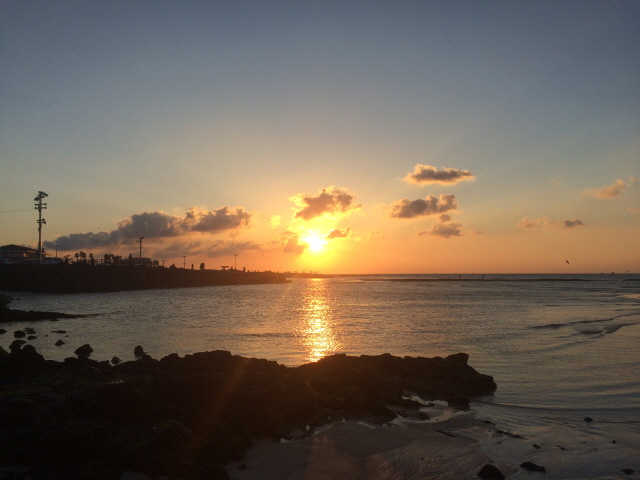
#> input picture Open cv/images/img5.jpg, 640 x 480 px, found by its file name
$ python c2_histogram2.py
#> lines starting #> are read from the running program, lines starting #| are printed output that depends on the picture
### Open cv/c2-computer-vision/imgRead.py
# -*- coding: utf-8 -*-
"""
Created on Mon Jul 22 12:14:04 2024

@author: leehj
"""

import cv2

# 영상을 불러오기
def imgRead(imgPath, imgReadType, imgResWidth, imgResHeight):
#> called with imgPath = './images/img5.jpg', imgReadType = -1, imgResWidth = 320, imgResHeight = 240
    img = cv2.imread(imgPath, imgReadType)
#> img is the input picture: shape (480, 640, 3); mean B, G, R 85.2, 98.4, 111
    if imgResHeight != 0 | imgResWidth != 0:
        img = cv2.resize(img, (imgResWidth, imgResHeight))
#> img: shape (240, 320, 3)
    return img

### Open cv/c2-computer-vision/createFolder.py
# -*- coding: utf-8 -*-
"""
Created on Mon Jul 22 12:13:44 2024

@author: leehj
"""

import os

# 폴더 생성하기
def createFolder(dir):
    try:
        if not os.path.exists(dir):
            os.makedirs(dir)
    except OSError:
        print ('Error: createFolder')

### Open cv/c2-computer-vision/c2_histogram2.py
# -*- coding: utf-8 -*-
"""
Created on Mon Jul 22 12:09:04 2024

@author: leehj
"""

#히스토그램 계산 예제 (c2_histogram1.py)

# 관련 라이브러리 선언
import numpy as np
import cv2
from matplotlib import pyplot as plt
from imgRead import imgRead
from createFolder import createFolder

# 영상 읽기
img1 = imgRead("./images/img5.jpg", cv2.IMREAD_UNCHANGED, 320, 240)

# 히스토그램 계산
ch1 = [2]; ch2 = [2]; ch3 = [2]
# ch1 = [0]; ch2 = [0]; ch3 = [0]
# ch1 = [0]; ch2 = [0]; ch3 = [0]
ranges1 = [0, 256]; ranges2 = [0, 128]; ranges3 = [128, 256]
histSize1 = [256]; histSize2 = [128]; histSize3 = [128]

# 채널에서 특정 값 범위에 대하여 총 빈 개수 계산
hist1 = cv2.calcHist([img1], ch1, None, histSize1, ranges1)
#> hist1 = 256 values, max 899 at index 255, min 0 at index 0, mean 300
hist2 = cv2.calcHist([img1], ch2, None, histSize2, ranges2)
#> hist2 = 128 values, max 664 at index 90, min 0 at index 0, mean 377.3
hist3 = cv2.calcHist([img1], ch3, None, histSize3, ranges3)
#> hist3 = 128 values, max 899 at index 127, min 67 at index 116, mean 222.7

# 히스토그램 출력 및 저장
bin_x1 = np.arange(256)
bin_x2 = np.arange(128)
bin_x3 = np.arange(128) + 128

plt.title("Histogram")
plt.xlabel("Bin")
plt.ylabel("Frequency")
plt.plot(bin_x1, hist1, color='b')             # 선차트
plt.bar(bin_x2, hist2[:,0], width=6,color='r') # 바차트 : 빨강
plt.bar(bin_x3, hist3[:,0], width=6,color='g') # 바차드 : 초록
plt.grid(True, lw = 1, ls = '--', c= '.75')
plt.xlim([0,255])

# 영상 저장
save_dir = './code_res_imgs/c2_histogram1'
createFolder(save_dir)
plt.savefig(save_dir + "/" + "hist.png")
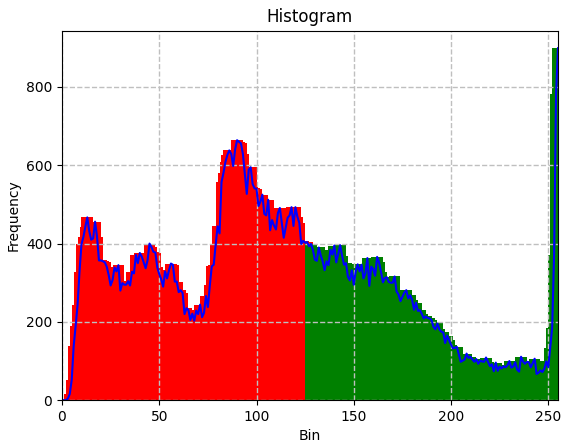
#> figure drawn by matplotlib, 1 panel; tallest bar 664 high, from x = 87 to 93; tallest bar 899 high, from x = 252 to 258; curve peaks at x = 255, y = 899

plt.show()

$ run again, with Open cv/images/img1.jpg copied over Open cv/images/img5.jpg
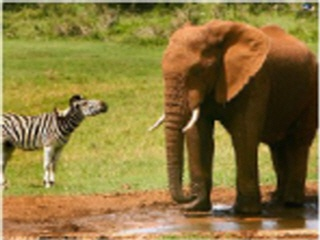
#> input picture Open cv/images/img1.jpg, 320 x 240 px, found by its file name
#> in imgRead, img is the input picture: shape (240, 320, 3); mean B, G, R 60.1, 118.6, 138.3
#> hist1 = 256 values, max 780 at index 183, min 0 at index 1, mean 300
#> hist2 = 128 values, max 412 at index 34, min 0 at index 1, mean 203.2
#> hist3 = 128 values, max 780 at index 55, min 8 at index 123, mean 396.8
#> `plt.savefig(save_dir + "/" + "hist.png")`:
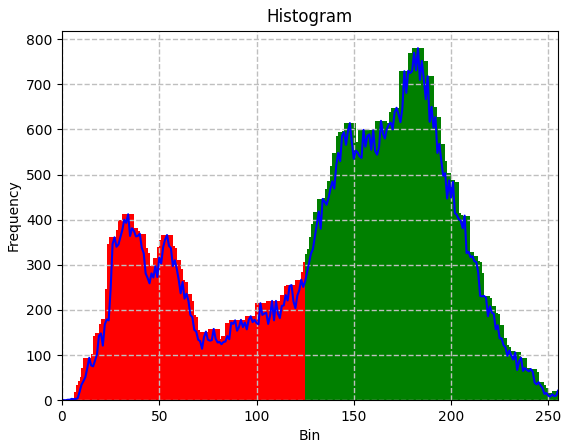
#> figure drawn by matplotlib, 1 panel; tallest bar 412 high, from x = 31 to 37; tallest bar 780 high, from x = 180 to 186; curve peaks at x = 183, y = 780

$ run again, with Open cv/images/img10.jpg copied over Open cv/images/img5.jpg
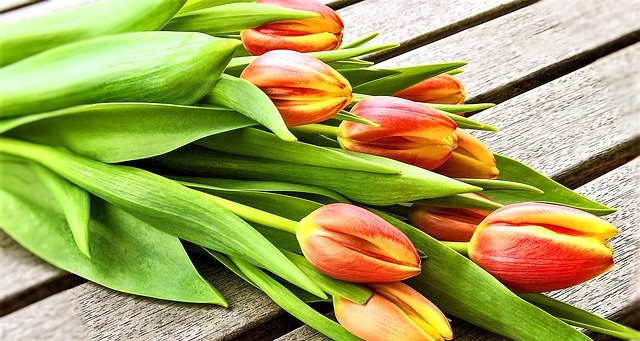
#> input picture Open cv/images/img10.jpg, 640 x 341 px, found by its file name
#> in imgRead, img is the input picture: shape (341, 640, 3); mean B, G, R 89.7, 162.3, 163.6
#> in imgRead, `img = cv2.resize(img, (imgResWidth, imgResHeight))`:
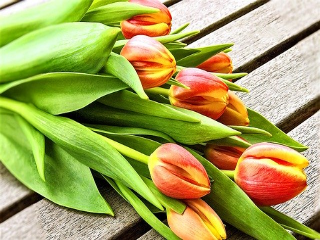
#> img: shape (240, 320, 3); mean B, G, R 89.6, 162.2, 163.5
#> hist1 = 256 values, max 1845 at index 255, min 60 at index 4, mean 300
#> hist2 = 128 values, max 294 at index 102, min 60 at index 4, mean 196
#> hist3 = 128 values, max 1845 at index 127, min 213 at index 2, mean 404
#> `plt.savefig(save_dir + "/" + "hist.png")`:
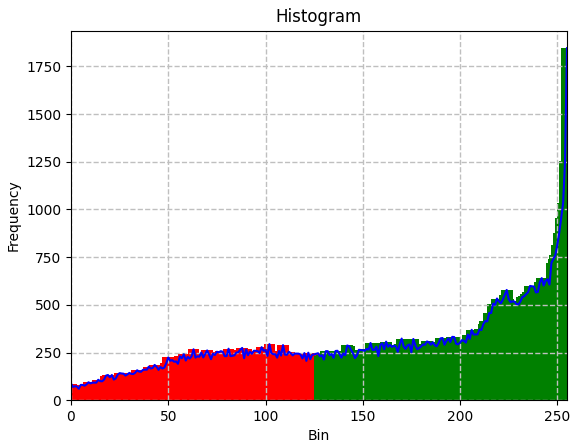
#> figure drawn by matplotlib, 1 panel; tallest bar 294 high, from x = 99 to 105; tallest bar 1845 high, from x = 252 to 258; curve peaks at x = 255, y = 1845

$ run again, with Open cv/images/img11.jpg copied over Open cv/images/img5.jpg
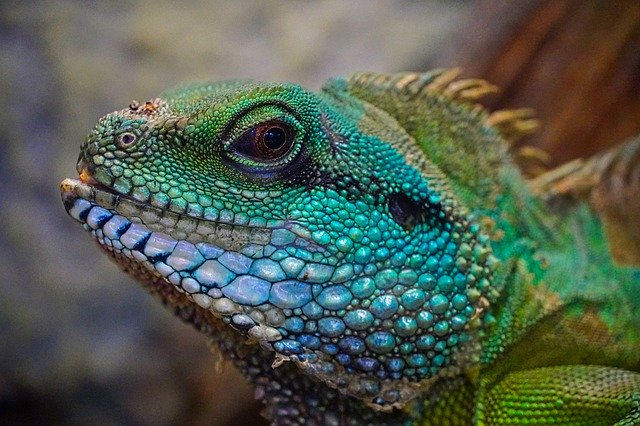
#> input picture Open cv/images/img11.jpg, 640 x 426 px, found by its file name
#> in imgRead, img is the input picture: shape (426, 640, 3); mean B, G, R 80.3, 93.4, 81.4
#> in imgRead, `img = cv2.resize(img, (imgResWidth, imgResHeight))`:
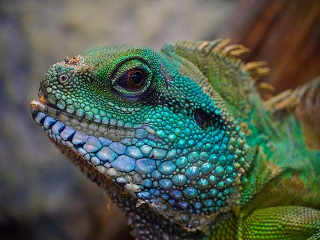
#> img: shape (240, 320, 3); mean B, G, R 80.2, 93.3, 81.2
#> hist1 = 256 values, max 892 at index 84, min 0 at index 222, mean 300
#> hist2 = 128 values, max 892 at index 84, min 253 at index 4, mean 501.7
#> hist3 = 128 values, max 358 at index 29, min 0 at index 94, mean 98.3
#> `plt.savefig(save_dir + "/" + "hist.png")`:
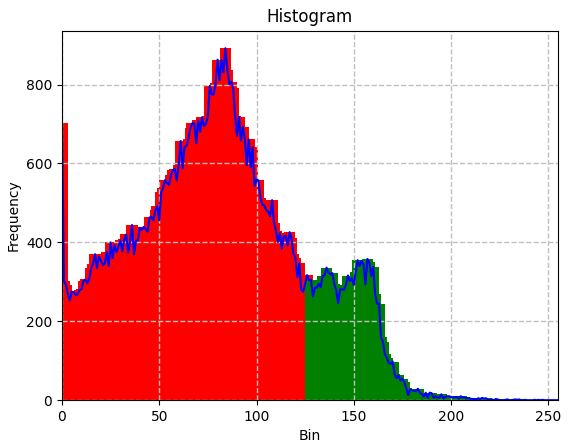
#> figure drawn by matplotlib, 1 panel; tallest bar 892 high, from x = 81 to 87; tallest bar 358 high, from x = 154 to 160; curve peaks at x = 84, y = 892
